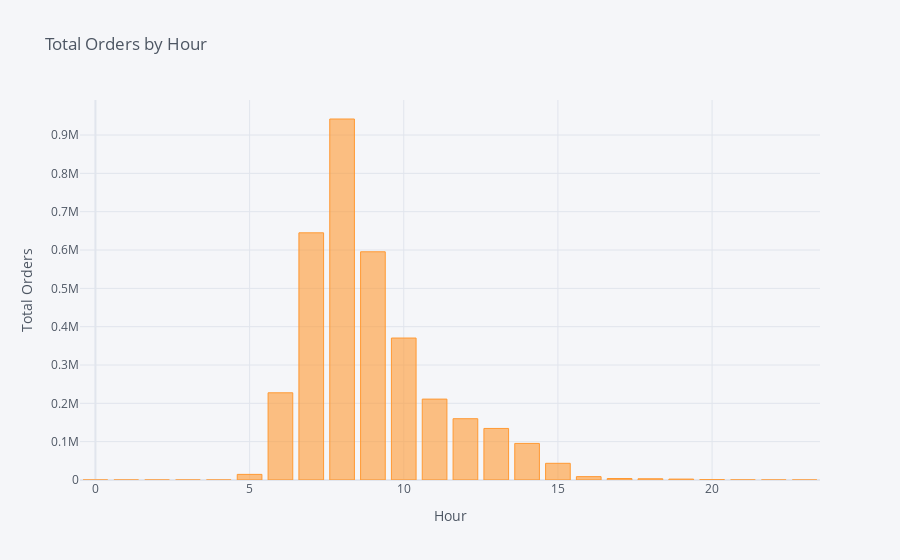

Notebook source saved alongside this figure:
### Code cell
df.groupby('trans_hour')['orders'].sum().iplot(kind='bar', title='Total Orders by Hour', xTitle='Hour', yTitle='Total Orders')

### Figure 1 — Plotly figure (JSON) as saved in the notebook; plotly's stock layout.template omitted (floating-point values rounded to 4 significant figures)
{"data": [{"marker": {"color": "rgba(255, 153, 51, 0.6)", "line": {"color": "rgba(255, 153, 51, 1.0)", "width": 1}}, "name": "orders", "orientation": "v", "text": "", "type": "bar", "x": [0, 1, 2, 3, 4, 5, 6, 7, 8, 9, 10, 11, 12, 13, 14, 15, 16, 17, 18, 19, 20, 21, 22, 23], "y": [4, 2, 6, 2, 12, 14654, 227490, 644870, 941822, 595374, 370352, 211064, 159894, 134488, 95428, 43574, 8802, 3878, 3260, 2402, 898, 178, 38, 8]}], "layout": {"legend": {"bgcolor": "#F5F6F9", "font": {"color": "#4D5663"}}, "paper_bgcolor": "#F5F6F9", "plot_bgcolor": "#F5F6F9", "title": {"font": {"color": "#4D5663"}, "text": "Total Orders by Hour"}, "xaxis": {"gridcolor": "#E1E5ED", "showgrid": true, "tickfont": {"color": "#4D5663"}, "title": {"font": {"color": "#4D5663"}, "text": "Hour"}, "zerolinecolor": "#E1E5ED"}, "yaxis": {"gridcolor": "#E1E5ED", "showgrid": true, "tickfont": {"color": "#4D5663"}, "title": {"font": {"color": "#4D5663"}, "text": "Total Orders"}, "zerolinecolor": "#E1E5ED"}}}
